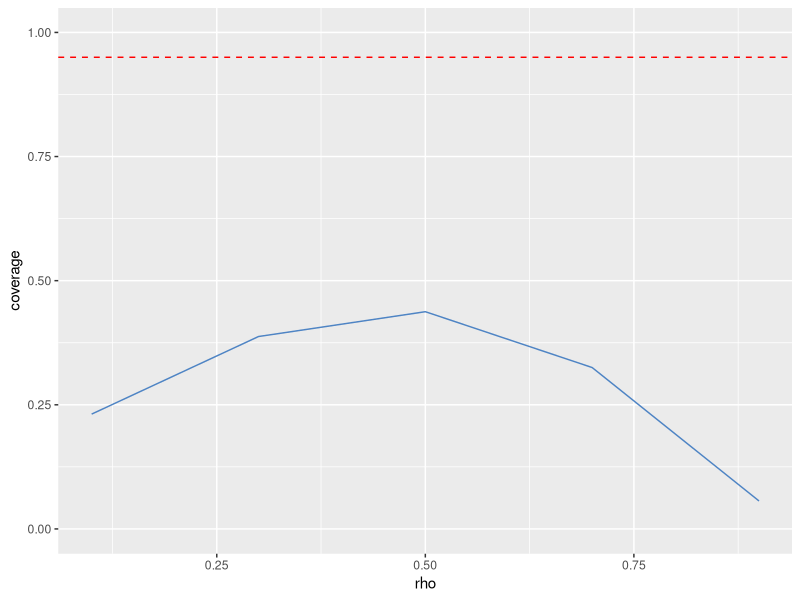
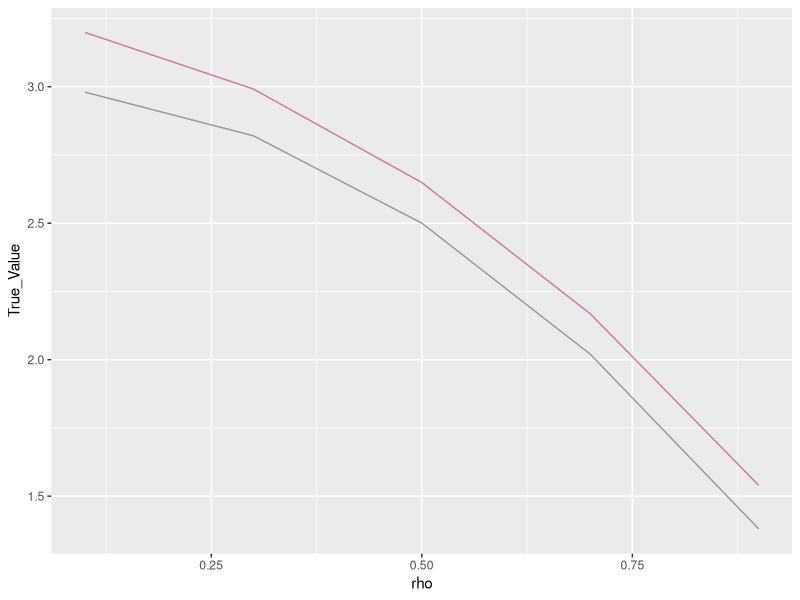

Reproduce these figures in R, in order.
### In this document, I'll present some results from the large sample illustration
### of exploration1, where we used lm to estimate \hat{y}

library("ggplot2")

setwd("~/Working/Ning/Giles_Project_1/Code/Lu_Implementation/12-15/")

explor2_rho1 = data.matrix(read.csv("./crossfit_explore_2_2_both_rf_large_rho1.csv"))[,-c(1,6,7)]
explor2_rho3 = data.matrix(read.csv("./crossfit_explore_2_2_both_rf_large_rho3.csv"))[,-c(1,6,7)]
explor2_rho5 = data.matrix(read.csv("./crossfit_explore_2_2_both_rf_large_rho5.csv"))[,-c(1,6,7)]
explor2_rho7 = data.matrix(read.csv("./crossfit_explore_2_2_both_rf_large_rho7.csv"))[,-c(1,6,7)]
explor2_rho9 = data.matrix(read.csv("./crossfit_explore_2_2_both_rf_large_rho9.csv"))[,-c(1,6,7)]

bias_estimation <- rbind(colMeans(explor2_rho1), colMeans(explor2_rho3),
                         colMeans(explor2_rho5), colMeans(explor2_rho7),
                         colMeans(explor2_rho9))
bias_estimation <- cbind(bias_estimation, rowSums(bias_estimation) - 2*bias_estimation[,3] - bias_estimation[,1])
bias_estimation <- cbind(bias_estimation, 3-2*(seq(1,9,2)/10)^2, (seq(1,9,2)/10))
bias_estimation <- data.frame(bias_estimation)
colnames(bias_estimation) <- c("First_Term", "Second_Term", "Third_Term",
                               "Forth_Term", "Estimate", "True_Value", "rho")

estimation_plot = ggplot(data = bias_estimation, aes(x = rho))   +
  geom_line(aes(x = rho, y = Second_Term), color = "#D16103") +
  geom_line(aes(x = rho, y = Third_Term), color = "#52854C")  + 
  geom_line(aes(x = rho, y = Forth_Term), color = "#4E84C4")  +
  geom_line(aes(x = rho, y = True_Value), color = "#999999") 

estimation_plot = ggplot(data = bias_estimation, aes(x = rho)) + 
  geom_line(aes(x = rho, y = True_Value), color = "#999999") +
  geom_line(aes(x = rho, y = Estimate), color = "#CC79A7")


################################################################################
################################################################################
################################################################################
t_95 = qt(.975, 2000-1)

estimate_fun <- function(mat){
  return(rowSums(mat) - 2*mat[,3] - mat[,1])
}


eif_mean = 3-2*seq(from =.1, to = .9, by = .2)^2

var_explor2_rho1 = data.matrix(read.csv("./crossfit_explore_2_2_both_rf_large_rho1.csv"))[, 7]
var_explor2_rho3 = data.matrix(read.csv("./crossfit_explore_2_2_both_rf_large_rho3.csv"))[, 7]
var_explor2_rho5 = data.matrix(read.csv("./crossfit_explore_2_2_both_rf_large_rho5.csv"))[, 7]
var_explor2_rho7 = data.matrix(read.csv("./crossfit_explore_2_2_both_rf_large_rho7.csv"))[, 7]
var_explor2_rho9 = data.matrix(read.csv("./crossfit_explore_2_2_both_rf_large_rho9.csv"))[, 7]

coverage_mat <- cbind(var_explor2_rho1, var_explor2_rho3, var_explor2_rho5, 
                      var_explor2_rho7, var_explor2_rho9)
estimate_mat <- cbind(estimate_fun(explor2_rho1), estimate_fun(explor2_rho3),
                      estimate_fun(explor2_rho5), estimate_fun(explor2_rho7),
                      estimate_fun(explor2_rho9))
SE_vec <- sqrt(colMeans(coverage_mat)/1999)

coverage <- c()

for(i in 1:5){
  eif_Lower = eif_mean[i] - t_95*SE_vec[i]/2
  eif_Upper = eif_mean[i] + t_95*SE_vec[i]/2
  eif_covered =  mean(estimate_mat[,i]<= eif_Upper&estimate_mat[,i]>=eif_Lower)
  coverage[i]  = eif_covered
}


coverage



bias_estimation <- cbind(bias_estimation, coverage)

coverage_plot = ggplot(data = bias_estimation, aes(x = rho)) + 
  geom_line(aes(x = rho, y = coverage), color = "#4E84C4") +
  geom_hline(yintercept = 0.95, linetype = "dashed", color = "red") + ylim(0,1)

